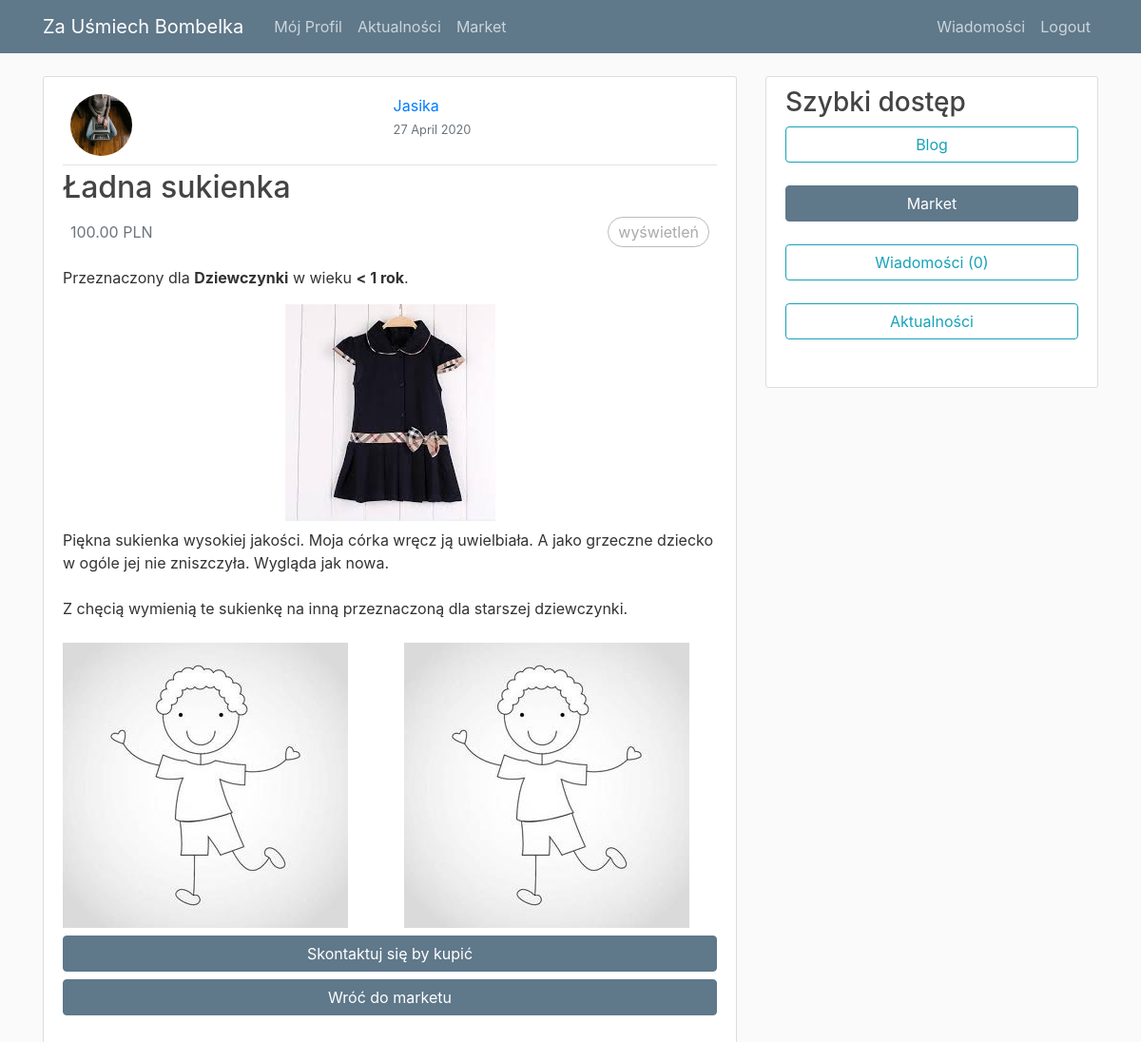
The app's page /market/product/4/ (signed in) with its own data.
### market/models.py (models this page shows, shortened)
class Product(models.Model):
    author = models.ForeignKey(User, on_delete=models.CASCADE)
    date_posted = models.DateTimeField(default=timezone.now)
    title = models.CharField(max_length=100, verbose_name='')
    description = models.TextField(verbose_name='')
    tag_sex = models.CharField(max_length=6, choices = SEX_TAG_CHOISE, default='Unisex', verbose_name='')
    tag_age = models.IntegerField(choices = AGE_TAG_CHOISE, default=1, verbose_name='')
    photo_1 = models.ImageField(default='default_1.jpg', upload_to='product_pics', verbose_name='')
    photo_2 = models.ImageField(default='default_1.jpg', upload_to='product_pics', verbose_name='')
    photo_3 = models.ImageField(default='default_1.jpg', upload_to='product_pics', verbose_name='')
    price = models.DecimalField(decimal_places=2, max_digits=12, validators=[MinValueValidator(Decimal('0.00'))])
    sold = models.BooleanField(default=False)
    sold_for = models.ForeignKey(User, related_name='buyer', null=True, on_delete=models.SET_NULL)

### users/models.py (models this page shows, shortened)
class Profile(models.Model):
    SEX_TAG_CHOISE = [('Boy','dla chłopca'),('Girl', 'dla dziewczynki'), ('Unisex', 'zarówno dla chłopca jaki i dziewczynki')]
    AGE_TAG_CHOISE =[(1,'< 1 miesiąca'),(2,'< 3 miesiący'),(3,'< 6 miesięcy'),(4,'< 1 rok'),(5,'< 1.5 roku'),(6,'< 2 lat'),(7,'Ponad 2 lat')]
    user = models.OneToOneField(User, on_delete=models.CASCADE)
    image = models.ImageField(default='default.jpg', upload_to='profile_pics')
    description = models.TextField(default='Brak opisu')
    interested_sex_tag = models.CharField(max_length=6, choices = SEX_TAG_CHOISE, default='Unisex')
    interested_age_tag = models.IntegerField(choices=AGE_TAG_CHOISE, default=1)
    sold_sex_tag = models.CharField(max_length=6, choices = SEX_TAG_CHOISE, default='Unisex')
    sold_age_tag = models.IntegerField(choices=AGE_TAG_CHOISE, default=1)

### market/views.py (the view)
# urls.py: path('product/<int:pk>/', ProductDetailView.as_view(), name='product-detail'),
class ProductDetailView(LoginRequiredMixin,DetailView):
    model = Product
    def get_context_data(self, **kwargs):
        context = super().get_context_data(**kwargs)
        context['section'] = 'market'
        product = Product.objects.get(pk=self.kwargs.get('pk'))
        total_views = r.incr('product:{}:views'.format(product.id))
        r.zincrby('product_ranking', 1,  product.id)
        context['total_views'] = total_views
        return context

### messanger_system/templatetags/messages_tags.py (called while the page is built)
@register.simple_tag(takes_context=True)
def new_messages(context):
    request = context['request']
    new_messages_counter = 0
    user = request.user
    new_messages_counter =  Message.objects.filter(
        Q(recipient=user)&Q(new=True)
        ).count()
    return new_messages_counter

### market/templates/market/product_detail.html (shortened to what this page needs)
{% extends "blog/base.html" %}
{% block content %}
<article class="media content-section">
    <div class="media-body">
        <div class="article-metadata">
            <div class="d-flex align-content-end flex-wrap" >
                <div class="p-2 mr-auto">
                    <img class="rounded-circle article-img" src="{{ object.author.profile.image.url }}">
                </div>
                <div class="p-2 mr-auto">
                    <a class="mr-2" href="{% url 'profile' object.author %}">{{ object.author }}</a>
                    <br>
                    <small class="text-muted mr-2">{{ object.date_posted|date:"d F Y" }}</small>
                </div>
            </div>
        </div>
        <h2 class="article-title">{{ object.title }}</h2>
        <div class="d-flex bd-highlight" >
                <div class="mr-auto p-2 bd-highlight">
                    <p class="text-muted">{{object.price}} PLN</p>
                </div>
                <div class="p-2 bd-highlight">
                    <span class="count">
                         wyświetleń
                     </span>
                </div>
            </div>
        <p>Przeznaczony dla <strong>{{object.get_tag_sex_display}}</strong> w wieku <strong>{{object.get_tag_age_display}}</strong>.</p>
        <div class = "row justify-content-center">
            <img class="img-fluid mb-2" src="{{ object.photo_1.url }}">
        </div>
        <p class="article-content">{{ object.description }}</p>
        <div class="row justify-content-center">
            <div class="col">
            <img class="img-fluid mb-2 mt-2" src="{{ object.photo_2.url }}">
            </div>
            <div class="col">
            <img class="img-fluid mb-2 mt-2" src="{{ object.photo_3.url }}">
            </div>
        </div>
        {% if object.author is user and object.sold is False %}
            <a href="{% url 'product-sold' product.pk%}"><button class="btn btn-sample btn-block">Ustaw jako sprzedane</button></a>
        {% elif object.author is not user and object.sold is False %}
            <a href="{% url 'messages_compose' product.pk%}"><button class="btn btn-sample btn-block">Skontaktuj się by kupić</button></a>
        {% else %}
            <div class="alert alert-success">
                <p>Produkt został sprzedany</p>
            </div>
        {% endif %}
        <a class="mr-2" href="{% url 'market-home' %}"><button class="btn btn-sample btn-block mt-2">Wróć do marketu</button></a>
    </div>
</article>
{% endblock content %}

### blog/templates/blog/base.html (shortened to what this page needs)
{% load static %}
{% load messages_tags %}
<!DOCTYPE html>
<html>
<head>
    <link rel="stylesheet" href="https://maxcdn.bootstrapcdn.com/bootstrap/4.0.0/css/bootstrap.min.css">
    <link rel="stylesheet" href="https://cdnjs.cloudflare.com/ajax/libs/font-awesome/4.7.0/css/font-awesome.min.css">
    <link rel="stylesheet" type="text/css" href="{% static 'blog/main.css' %}">
</head>
<body>
  <header class="site-header">
    <nav class="navbar navbar-expand-md navbar-dark bg-steel fixed-top">
      <div class="container">
        <a class="navbar-brand mr-4" href="{% url 'blog-home' %}">Za Uśmiech Bombelka</a>
        <div class="collapse navbar-collapse" id="navbarToggle">
          <div class="navbar-nav mr-auto">
            {% if user.is_authenticated%}
              <a class="nav-item nav-link" href="{% url 'profile' request.user.username %}">Mój Profil</a>
              <a class="nav-item nav-link" href="{% url 'actions' %}">Aktualności</a>
              <a class="nav-item nav-link" href="{% url 'market-home' %}">Market</a>
            {% else %}
              <a class="nav-item nav-link" href="{% url 'blog-about' %}">About</a>
            {% endif %}
          </div>
          <div class="navbar-nav">
            {% if user.is_authenticated %}
              <a class="nav-item nav-link" href="{% url 'messages-home' %}">Wiadomości</a>
              <a class="nav-item nav-link" href="{% url 'logout' %}">Logout</a>
            {% else %}
              <a class="nav-item nav-link" href="{% url 'login' %}">Login</a>
              <a class="nav-item nav-link" href="{% url 'register' %}">Register</a>
            {% endif %}
          </div>
        </div>
      </div>
    </nav>
  </header>
<main role="main" class="container">
  <div class="row">
    <div class="col-md-8">
      {% block content %}{% endblock %}
    </div>
    <div class="col-md-4">
      <div class="content-section sticky-top">
        <h3>Szybki dostęp</h3>
        <p class='text-muted'>
            {% if user.is_authenticated%}
              <a class="mr-2" href="{% url 'blog-home' %}"><button {%if section == 'blog' %} class="btn btn-sample btn-block"{% endif %}class="btn btn-outline-info btn-block">Blog</button></a>
              <a class="mr-2" href="{% url 'market-home' %}"><button {%if section == 'market' %} class="btn btn-sample btn-block"{% endif %}class="btn btn-outline-info btn-block">Market</button></a>
              <a class="mr-2" href="{% url 'messages-home' %}"><button {%if section == 'messages' %} class="btn btn-sample btn-block"{% endif %}class="btn btn-outline-info btn-block">Wiadomości ({% new_messages %})</button></a>
               <a class="mr-2" href="{% url 'actions' %}"><button {%if section == 'actions' %} class="btn btn-sample btn-block"{% endif %}class="btn btn-outline-info btn-block">Aktualności</button></a>
            {% endif %}
      </div>
    </div>
  </div>
</main>
</body>
</html>

### blog/static/blog/main.css (style rules this page uses)
body { background: #fafafa; color: #333333; margin-top: 5rem; }
h1, h2, h3, h4, h5, h6 { word-wrap: break-word; -webkit-hyphens: auto; -moz-hyphens: auto; -ms-hyphens: auto; -o-hyphens: auto; hyphens: auto; color: #444444; }
.sticky-top { top:56px; }
.bg-steel { background-color: #5f788a; }
.site-header .navbar-nav .nav-link { color: #cbd5db; }
.content-section { background: #ffffff; padding: 10px 20px; border: 1px solid #dddddd; border-radius: 3px; margin-bottom: 20px; top:56px; }
.article-title { color: #444444; }
.article-content { white-space: pre-line; }
.article-img { height: 65px; width: 65px; margin-right: 16px; }
.article-metadata { padding-bottom: 1px; margin-bottom: 4px; border-bottom: 1px solid #e3e3e3 }
.btn-sample { color: #ffffff; background-color: #5F788A; border-color: #5F788A; }
.count { color:#aaa; border:1px solid #bbb; border-radius:16px; padding:5px 10px; }

### records on screen
Product: author.profile.image (picture), author "Jasika", date_posted "27 April 2020", title "Ładna sukienka", price "100.00", tag_sex "Dziewczynki", tag_age "< 1 rok", photo_1 (picture), description "Piękna sukienka wysokiej jakości. Moja córka wręcz ją uwielbiała. A jako grzeczne dziecko w ogóle jej nie zniszczyła. Wygląda jak nowa. Z chęcią wymienią te sukienkę na inną przeznaczoną dla starszej dziewczynki.", photo_2 (placeholder picture), photo_3 (placeholder picture)
